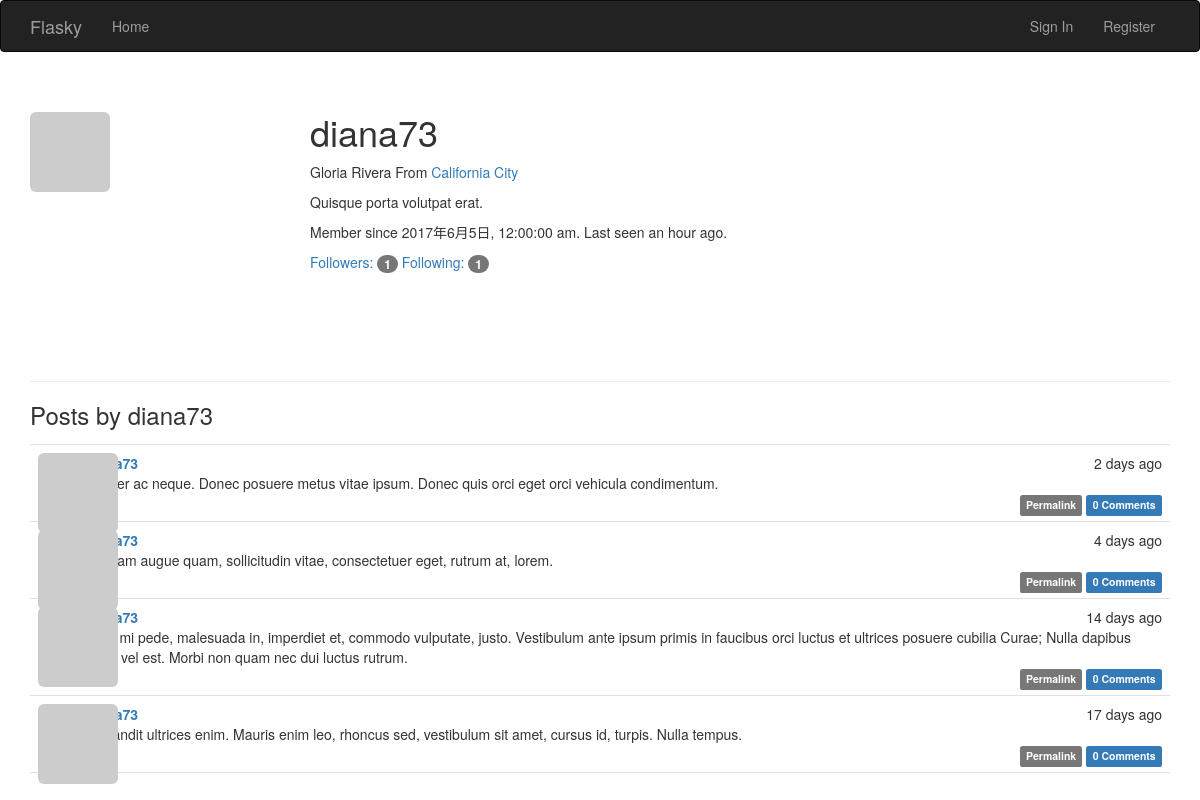
Page /user/diana73 on the committed database.
### app/models.py (models this page shows, shortened)
class User(UserMixin, db.Model):
    id = db.Column(db.Integer, primary_key=True)
    username = db.Column(db.String(64), unique=True, index=True)
    email = db.Column(db.String(64), unique=True, index=True)
    password_hash = db.Column(db.String(128))
    confirmed = db.Column(db.Boolean, default=False)
    role_id = db.Column(db.Integer, db.ForeignKey('role.id'))
    role = db.relationship('Role', backref=db.backref('users', lazy='dynamic'))
    name = db.Column(db.String(64))
    location = db.Column(db.String(64))
    about_me = db.Column(db.Text())
    member_since = db.Column(db.DateTime(), default=datetime.utcnow)
    last_seen = db.Column(db.DateTime(), default=datetime.utcnow)
    avatar_hash = db.Column(db.String(32))
    followed = db.relationship('Follow',
                               foreign_keys=[Follow.follower_id],
                               backref=db.backref('follower', lazy='joined'),
                               lazy='dynamic',
                               cascade='all, delete-orphan')
    followers = db.relationship('Follow',
                                foreign_keys=[Follow.followed_id],
                                backref=db.backref('followed', lazy='joined'),
                                lazy='dynamic',
                                cascade='all, delete-orphan')
    @property
    def password(self):
        raise AttributeError('password is not a readable attribute')
    def gravatar(self, size=100, default='identicon', rating='g'):
        if request.is_secure:
            url = 'https://secure.gravatar.com/avatar'
        else:
            url = 'http://www.gravatar.com/avatar'
        hash = hashlib.md5(self.email.encode('utf-8')).hexdigest()
        return '{url}/{hash}?s={size}&d={default}&r={rating}'.format(url=url, hash=hash, size=size, default=default,
                                                                     rating=rating)

class Post(db.Model):
    id = db.Column(db.Integer, primary_key=True)
    body = db.Column(db.Text)
    timestamp = db.Column(db.DateTime, index=True, default=datetime.utcnow)
    author_id = db.Column(db.Integer, db.ForeignKey('user.id'))
    author = db.relationship('User', backref=db.backref('posts', lazy='dynamic'))
    body_html = db.Column(db.Text)

### app/main/views.py (the view)
@main.route('/user/<username>')
def user(username):
    users = User.query.filter_by(username=username).first()
    if users is None:
        abort(404)
    posts = users.posts.order_by(Post.timestamp.desc()).all()
    return render_template('user.html', user=users, posts=posts)

### app/auth/views.py (called while the page is built)
@auth.before_app_request
def before_request():
    if current_user.is_authenticated:
        current_user.ping()
        if not current_user.confirmed and request.endpoint[:5] != 'auth.':
            return redirect(url_for('auth.unconfirmed'))

### app/main/__init__.py (called while the page is built)
@main.app_context_processor
def inject_permissions():
    return dict(Permission=Permission)

### app/models.py (called while the page is built)
    def can(self, permissions):
        return False

    def is_administrator(self):
        return False

### app/templates/user.html (shortened to what this page needs)
{% extends "base.html" %}
{% import "bootstrap/wtf.html" as wtf %}
{% block page_content %}
    <div class="page-header">
        <img class="img-rounded profile-thumbnail" src="{{ user.gravatar(size=256) }}">
        <div class="profile-header">
            <h1>{{ user.username }}</h1>
            {% if user.name or user.location %}
                <p>
                    {% if user.name %}
                        {{ user.name }}
                    {% endif %}
                    {% if user.location %}
                        From <a href="http://maps.google.com/?q={{ user.location }}">
                        {{ user.location }}
                    </a>
                    {% endif %}
                </p>
            {% endif %}
            {% if user.about_me %}
                <p>{{ user.about_me }}
                </p>
            {% endif %}
            <p>
                Member since {{ moment(user.member_since).format('YYYY年M月D日, h:mm:ss a') }}.
                Last seen {{ moment(user.last_seen).fromNow() }}.
            </p>
            <a href="{{ url_for('.followers', username=user.username) }}">
                Followers: <span class="badge">{{ user.followers.count() }}</span>
            </a>
            <a href="{{ url_for('.followed_by', username=user.username) }}">
                Following: <span class="badge">{{ user.followed.count() }}</span>
            </a>
        </div>
    </div>
    <h3>Posts by {{ user.username }}</h3>
    {% include '_posts.html' %}
{% endblock %}

### app/templates/base.html (shortened to what this page needs)
{% extends "bootstrap/base.html" %}
{% block head %}
    {{ super() }}
    <link rel="stylesheet" type="text/css" href="{{ url_for('static', filename='styles.css') }}">
{% endblock %}
{% block navbar %}
    <div class="navbar navbar-inverse" role="navigation">
        <div class="container">
            <div class="navbar-header">
                <a class="navbar-brand" href="/">Flasky</a>
            </div>
            <div class="navbar-collapse collapse">
                <ul class="nav navbar-nav">
                    <li><a href="/">Home</a></li>
                </ul>
                <ul class="nav navbar-nav navbar-right">
                    {% if current_user.is_authenticated %}
                        <li><a href="{{ url_for('auth.logout') }}">Sign Out</a></li>
                    {% else %}
                        <li><a href="{{ url_for('auth.login') }}">Sign In</a></li>
                        <li><a href="{{ url_for('auth.register') }}">Register</a></li>
                    {% endif %}
                </ul>
            </div>
        </div>
    </div>
{% endblock %}
{% block content %}
    <div class="container">
        {% block page_content %}{% endblock %}
    </div>
{% endblock %}

### app/templates/_posts.html (shortened to what this page needs)
<ul class="posts">
    {% for post in posts %}
        <li class="post">
            <div class="post-thumbnail">
                <a href="{{ url_for('.user', username=post.author.username) }}">
                    <img class="img-rounded profile-thumbnail" src="{{ post.author.gravatar(size=40) }}">
                </a>
            </div>
            <div class="post-content">
                <div class="post-date">{{ moment(post.timestamp).fromNow() }}</div>
                <div class="post-author"><a
                        href="{{ url_for('.user', username=post.author.username) }}">{{ post.author.username }}</a>
                </div>
                <div class="post-body">
                    {% if post.body_html %}
                        {{ post.body_html | safe }}
                    {% else %}
                        {{ post.body }}
                    {% endif %}
                </div>
                <div class="post-footer">
                    <a href="{{ url_for('.post', id=post.id) }}">
                        <span class="label label-default">Permalink</span>
                    </a>
                    <a href="{{ url_for('.post', id=post.id) }}#comments">
                         <span class="label label-primary">{{ post.comments.count() }} Comments</span>
                    </a>
                </div>
            </div>
        </li>
    {% endfor %}
</ul>

### app/static/styles.css (style rules this page uses)
.profile-thumbnail { position: absolute; }
.profile-header { min-height: 260px; margin-left: 280px; }
ul.posts { list-style-type: none; padding: 0px; margin: 16px 0px 0px 0px; border-top: 1px solid #e0e0e0; }
ul.posts li.post { padding: 8px; border-bottom: 1px solid #e0e0e0; }
div.post-date { float: right; }
div.post-author { font-weight: bold; }
div.post-thumbnail { position: absolute; }
div.post-content { margin-left: 48px; min-height: 48px; }
div.post-footer { text-align: right; }

### rows in the picture
User: username "diana73", name "Gloria Rivera", location "California City", about_me "Quisque porta volutpat erat.", member_since "2017年6月5日, 12:00:00 am", last_seen "an hour ago"
Post: timestamp "2 days ago", body "Integer ac neque. Donec posuere metus vitae ipsum. Donec quis orci eget orci vehicula condimentum.", comments.count "0"
Post: timestamp "4 days ago", body "Aliquam augue quam, sollicitudin vitae, consectetuer eget, rutrum at, lorem.", comments.count "0"
Post: timestamp "14 days ago", body "Cras mi pede, malesuada in, imperdiet et, commodo vulputate, justo. Vestibulum ante ipsum primis in faucibus orci luctus et ultrices posuere cubilia Curae; Nulla dapibus dolor vel est. Morbi non quam nec dui luctus rutrum.", comments.count "0"
Post: timestamp "17 days ago", body "In blandit ultrices enim. Mauris enim leo, rhoncus sed, vestibulum sit amet, cursus id, turpis. Nulla tempus.", comments.count "0"

### other values in the picture
{{ user.followers.count() }} "1"
{{ user.followed.count() }} "1"
